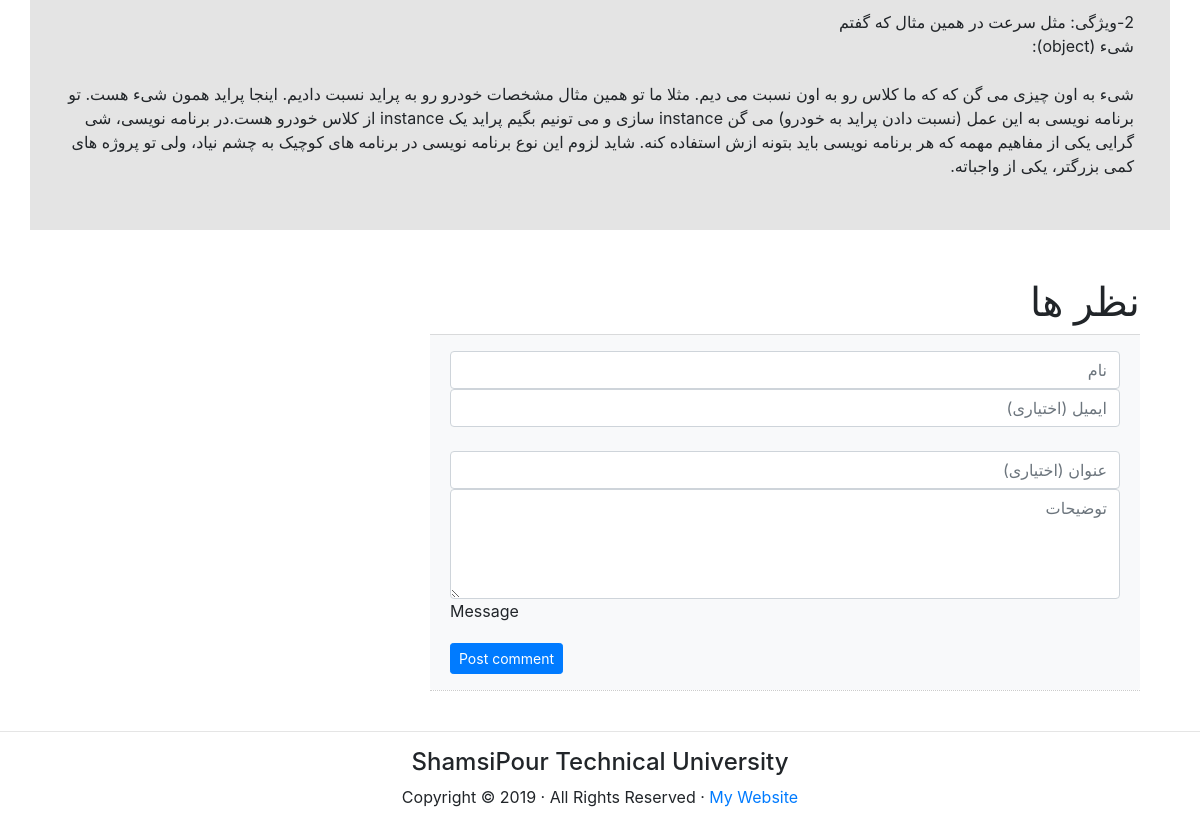
Page /first/1/ (lower part) on the earlier database version.
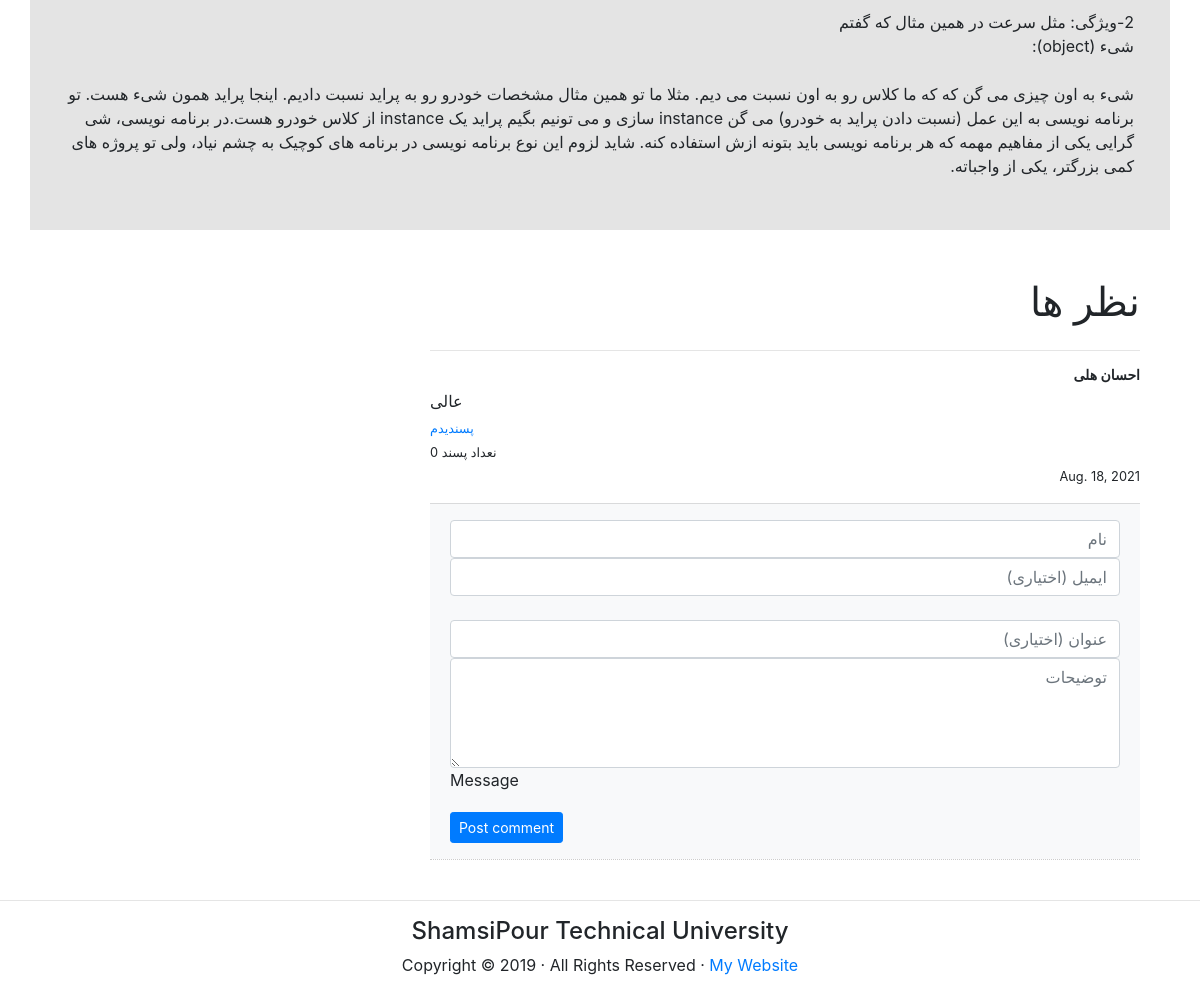
Same page on the later database version.
### first_app/models.py (models this page shows, shortened)
class Comment(models.Model):
    info=models.ForeignKey(Info, on_delete=models.CASCADE)
    commenter_name=models.CharField(max_length=25)
    comment_title=models.CharField(max_length=50,null=True)
    comment_dsc=models.CharField(max_length=350)
    send_date=models.DateField(default=timezone.now())
    comment_like=models.IntegerField(default=0)

### first_app/views.py (the view)
# urls.py: path('<int:pk>/',views.info_detail.as_view(),name='detail'),
class info_detail(generic.DetailView):
    template_name='first_app/detail.html'
    model=Info

### first_app/templates/first_app/detail.html (shortened to what this page needs)
{% extends 'first_app/pattern.html' %}
{% block card %}
<div class="post">
  <div text-align="center" class="card-body">
      <br/>
      <br/>
          <p class="p-3">
          </p>
  </div>
</div>
{% endblock card %}
{% block comment %}
<div dir="auto" class="container">
    <div dir="rtl" class="row">
        <div dir="rtl" class="col-md-8">
          <div dir="rtl" class="page-header">
            <h1 style="text-align: right;"> نظر ها </h1>
          </div>
           <div  dir="rtl" class="comments-list">
               <div class="media">
                    <div class="media-body">
                    {% for cm in info.comment_set.all %}
                    <div>
                      <hr width="100%" size="2px">
                      <h4 style="text-align: right;" class="media-heading user_name">{{cm.commenter_name}}</h4>
                      <h6 dir="rtl">{{cm.comment_dsc}}</h6>
                        <div dir="ltr">
                      <a href="{% url 'first_app:comment' info.id%}" class="d-flex align-items-center me-3">
                        <small class="mb-0">پسندیدم</small>
                      </a>
                      <small class="mb-0" >نعداد پسند {{cm.comment_like}}</small>
                        </div>
                      <p style="text-align: right;" class="pull-right"><small>{{cm.send_date}}</small></p>
                    </div>
                    {% endfor %}
                      <form action="{% url 'first_app:detail' info.id %}" method="post">
                      <div  class="card-footer py-3 border-3" style="background-color: #f8f9fa;">
                        <div class="d-flex flex-start w-100">
                          <div class="form-outline w-100">
                            <input
                            placeholder="نام"
                            name="name"
                              type="text"
                              class="form-control"
                              id="name"
                              style="background: #fff;"
                              required/>
                            <input
                            placeholder="ایمیل (اختیاری)"
                              type="email"
                              class="form-control"
                              id="email"
                              name="email"
                              style="background: #fff;"
                            /><br/>
                            <input
                            placeholder="عنوان (اختیاری)"
                              type="text"
                              name="cm-title"
                              class="form-control"
                              id="cm-title"
                              style="background: #fff;"
                            />
                            <textarea
                              placeholder="توضیحات"
                              class="form-control"
                              name="description"
                              id="textAreaExample"
                              rows="4"
                              style="background: #fff;"
                              required></textarea>
                            <label class="form-label" for="textAreaExample">Message</label>
                          </div>
                        </div>
                        <div class="float-end mt-2 pt-1">
                          <button type="submit" class="btn btn-primary btn-sm">Post comment</button>
                        </div>
                      </div>
                    </form>
                    </div>
                  </div>
                </div>
              </div>
                    </div>
                  </div>
           </div>
{% endblock comment %}

Differences in the rows shown:
added Comment: commenter_name "احسان هلی", comment_dsc "عالی", comment_like "0", send_date "Aug. 18, 2021"
